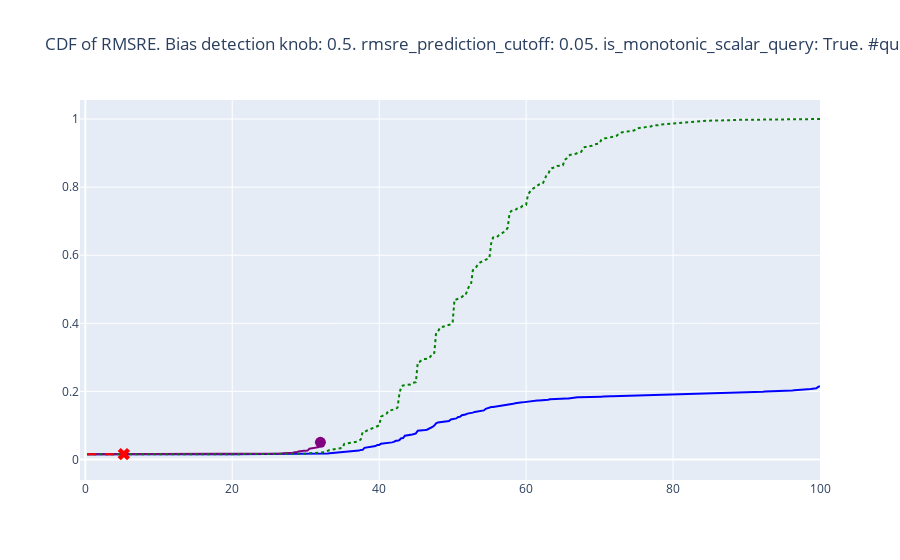

The notebook cell saved with this chart:
### Code cell
cut_cdf_args = cdf_args.copy()
cut_cdf_args["df"] = chopped_df
cut_cdf_args["showlegend"] = False

cut_cdfs_fig = go.Figure()
for trace in cdf(**cut_cdf_args):
    cut_cdfs_fig.add_trace(trace)
cut_cdfs_fig.update_layout(title=f"CDF of RMSRE. Bias detection knob: {bias_detection_knob}. rmsre_prediction_cutoff: {rmsre_prediction_cutoff}. is_monotonic_scalar_query: {is_monotonic_scalar_query}. #queries {num_queries}")
cut_cdfs_fig

### Figure 1 — Plotly figure (JSON) as saved in the notebook; plotly's stock layout.template omitted (floating-point values rounded to 4 significant figures; data arrays with more than 128 entries replaced by an {"elided": "..."} marker saying what was removed)
{"data": [{"legendgroup": "Cookie Monster", "line": {"dash": "solid"}, "marker": {"color": "blue", "symbol": "circle"}, "mode": "lines", "name": "Cookie Monster", "showlegend": false, "type": "scatter", "x": {"elided": "400 float values"}, "y": {"elided": "400 float values"}}, {"legendgroup": "Cookie Monster w/ bias detection", "line": {"dash": "solid"}, "marker": {"color": "purple", "symbol": "circle"}, "mode": "lines", "name": "Cookie Monster w/ bias detection", "showlegend": false, "type": "scatter", "x": [0.25, 0.5, 0.75, 1, 1.25, 1.5, 1.75, 2, 2.25, 2.5, 2.75, 3, 3.25, 3.5, 3.75, 4, 4.25, 4.5, 4.75, 5, 5.25, 5.5, 5.75, 6, 6.25, 6.5, 6.75, 7.0, 7.25, 7.5, 7.75, 8, 8.25, 8.5, 8.75, 9, 9.25, 9.5, 9.75, 10, 10.25, 10.5, 10.75, 11, 11.25, 11.5, 11.75, 12, 12.25, 12.5, 12.75, 13, 13.25, 13.5, 13.75, 14.0, 14.25, 14.5, 14.75, 15, 15.25, 15.5, 15.75, 16, 16.25, 16.5, 16.75, 17, 17.25, 17.5, 17.75, 18, 18.25, 18.5, 18.75, 19, 19.25, 19.5, 19.75, 20, 20.25, 20.5, 20.75, 21, 21.25, 21.5, 21.75, 22, 22.25, 22.5, 22.75, 23, 23.25, 23.5, 23.75, 24, 24.25, 24.5, 24.75, 25, 25.25, 25.5, 25.75, 26, 26.25, 26.5, 26.75, 27, 27.25, 27.5, 27.75, 28.0, 28.25, 28.5, 28.75, 29.0, 29.25, 29.5, 29.75, 30, 30.25, 30.5, 30.75, 31, 31.25, 31.5, 31.75, 32], "y": [0.01548, 0.01548, 0.0155, 0.01551, 0.01551, 0.01551, 0.01551, 0.01551, 0.01552, 0.01552, 0.01552, 0.01552, 0.01553, 0.01553, 0.01553, 0.01553, 0.01553, 0.01553, 0.01553, 0.01553, 0.01554, 0.01554, 0.01554, 0.01554, 0.01554, 0.01554, 0.01554, 0.01554, 0.01554, 0.01554, 0.01554, 0.01555, 0.01555, 0.01555, 0.01555, 0.01556, 0.01556, 0.01556, 0.01556, 0.01556, 0.01556, 0.01556, 0.01556, 0.01556, 0.01556, 0.01556, 0.01556, 0.01556, 0.01556, 0.01556, 0.01556, 0.01557, 0.01557, 0.01557, 0.01557, 0.01557, 0.01557, 0.01557, 0.01557, 0.01557, 0.01558, 0.01558, 0.01558, 0.01558, 0.01558, 0.01558, 0.01559, 0.01559, 0.01559, 0.01559, 0.0156, 0.0156, 0.0156, 0.0156, 0.0156, 0.0156, 0.0156, 0.01561, 0.01561, 0.01561, 0.01561, 0.01561, 0.01562, 0.01562, 0.01562, 0.01563, 0.01563, 0.01563, 0.01564, 0.01564, 0.01564, 0.01566, 0.01571, 0.01571, 0.01573, 0.01582, 0.01596, 0.01604, 0.01604, 0.01606, 0.01616, 0.01623, 0.01652, 0.01669, 0.0173, 0.01736, 0.01758, 0.01795, 0.01796, 0.018, 0.01826, 0.01828, 0.01973, 0.02107, 0.02111, 0.02359, 0.0236, 0.02431, 0.02553, 0.02595, 0.02603, 0.03158, 0.03282, 0.03315, 0.03465, 0.03559, 0.036, 0.0504]}, {"legendgroup": "Cookie Monster w/ bias detection", "marker": {"color": "purple", "size": 11, "symbol": "circle"}, "mode": "markers", "name": "Cookie Monster w/ bias detection", "showlegend": false, "type": "scatter", "x": [32], "y": [0.0504]}, {"legendgroup": "ARA-like (on-device)", "line": {"dash": "dot"}, "marker": {"color": "green", "symbol": "diamond"}, "mode": "lines", "name": "ARA-like (on-device)", "showlegend": false, "type": "scatter", "x": {"elided": "400 float values"}, "y": {"elided": "400 float values"}}, {"legendgroup": "IPA-like (off-device)", "line": {"dash": "dash"}, "marker": {"color": "red", "symbol": "x"}, "mode": "lines", "name": "IPA-like (off-device)", "showlegend": false, "type": "scatter", "x": [0.25, 0.5, 0.75, 1, 1.25, 1.5, 1.75, 2, 2.25, 2.5, 2.75, 3, 3.25, 3.5, 3.75, 4, 4.25, 4.5, 4.75, 5, 5.25], "y": [0.01551, 0.01552, 0.01553, 0.01553, 0.01553, 0.01554, 0.01554, 0.01556, 0.01556, 0.01556, 0.01556, 0.01557, 0.01557, 0.01558, 0.0156, 0.0156, 0.01561, 0.01562, 0.01563, 0.01563, 0.01571]}, {"legendgroup": "IPA-like (off-device)", "marker": {"color": "red", "size": 11, "symbol": "x"}, "mode": "markers", "name": "IPA-like (off-device)", "showlegend": false, "type": "scatter", "x": [5.25], "y": [0.01571]}], "layout": {"title": {"text": "CDF of RMSRE. Bias detection knob: 0.5. rmsre_prediction_cutoff: 0.05. is_monotonic_scalar_query: True. #queries 400"}}}
